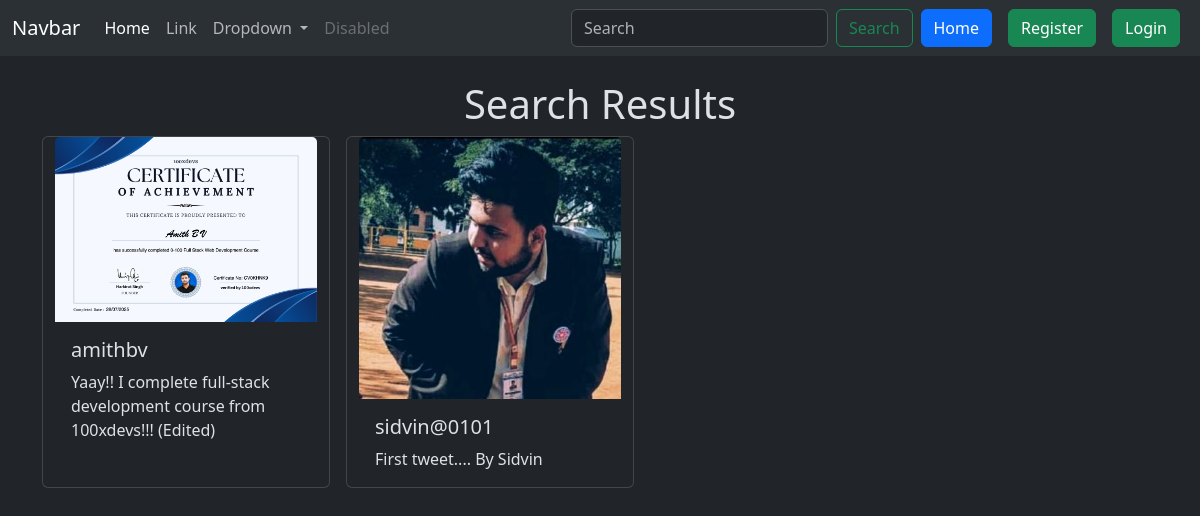
Page /tweet/search/ on the committed database.
### tweet/models.py (models this page shows, shortened)
class Tweet(models.Model):
    user = models.ForeignKey(User, on_delete=models.CASCADE)
    text = models.TextField(max_length=250)
    photo = models.ImageField(upload_to='photos/', blank=True, null=True)
    created_at = models.DateTimeField(auto_now_add=True)
    updated_at = models.DateTimeField(auto_now=True)

### tweet/views.py (the view)
# urls.py: path('search/', views.search, name='search'),
def search(request):
    search_text = request.POST.get('search', '')
    tweets = Tweet.objects.filter(text__icontains=search_text)
    return render(request, 'search.html', { 'tweets': tweets })

### tweet/templates/search.html (shortened to what this page needs)
{% extends 'layout.html' %}
{% block content %}
    <h1 class='text-center mt-4'>Search Results</h1>
    <div class="container row gap-3">
        {% for tweet in tweets %}
            <div class="card" style="width: 18rem;">
                <img src="{{ tweet.photo.url }}" class="card-img-top" alt="...">
                <div class="card-body">
                    <h5 class="card-title">{{ tweet.user.username }}</h5>
                    <p class="card-text">{{ tweet.text }}</p>
                </div>
            </div>
        {% endfor %}
    </div>
{% endblock  %}

### rows in the picture
Tweet: photo (picture), user.username "amithbv", text "Yaay!! I complete full-stack development course from 100xdevs!!! (Edited)"
Tweet: photo (picture), user.username "sidvin@0101", text "First tweet.... By Sidvin"
